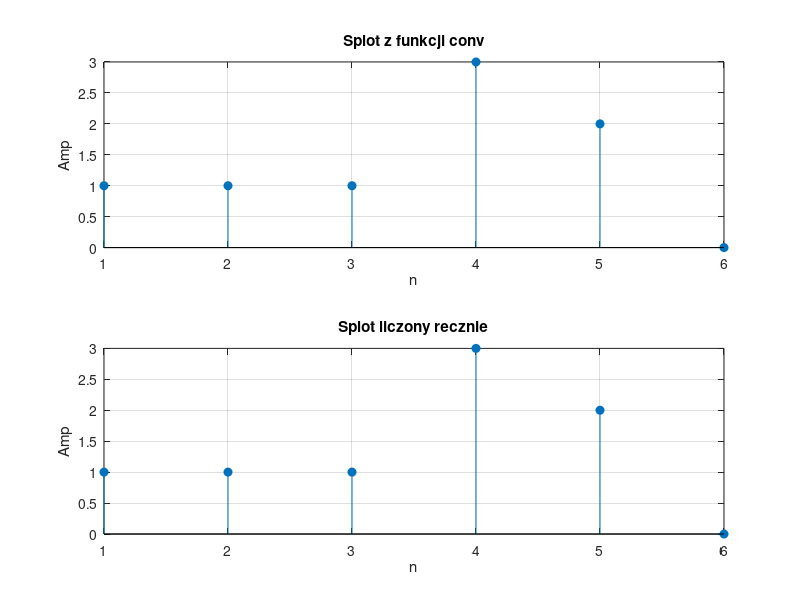

MATLAB code to generate this figure:
% Lab 6 - Przyklad 3: Reczna realizacja splotu liniowego
x = [1, 2, 1, 0];
h = [1, -1, 2];

y_builtin = conv(x, h);
y_manual  = zeros(1, length(x) + length(h) - 1);

for n = 1:length(y_manual)
    for k = 1:length(x)
        m = n - k + 1;
        if m >= 1 && m <= length(h)
            y_manual(n) = y_manual(n) + x(k) * h(m);
        end
    end
end

figure;
subplot(2,1,1);
stem(y_builtin, 'filled');
title('Splot z funkcji conv'); xlabel('n'); ylabel('Amp'); grid on;

subplot(2,1,2);
stem(y_manual, 'filled');
title('Splot liczony recznie'); xlabel('n'); ylabel('Amp'); grid on;

fprintf('Maksymalna roznica miedzy wynikami: %.6f\n', max(abs(y_builtin - y_manual)));
